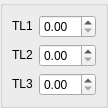
<ui version="4.0" >
 <class>DlgRef_3Spin_QTD</class>
 <widget class="QWidget" name="DlgRef_3Spin_QTD" >
  <property name="geometry" >
   <rect>
    <x>0</x>
    <y>0</y>
    <width>100</width>
    <height>91</height>
   </rect>
  </property>
  <property name="windowTitle" >
   <string/>
  </property>
  <layout class="QGridLayout" >
   <property name="leftMargin" >
    <number>0</number>
   </property>
   <property name="topMargin" >
    <number>0</number>
   </property>
   <property name="rightMargin" >
    <number>0</number>
   </property>
   <property name="bottomMargin" >
    <number>0</number>
   </property>
   <property name="horizontalSpacing" >
    <number>0</number>
   </property>
   <property name="verticalSpacing" >
    <number>0</number>
   </property>
   <item row="0" column="0" >
    <widget class="QGroupBox" name="GroupBox1" >
     <property name="title" >
      <string/>
     </property>
     <layout class="QGridLayout" >
      <property name="leftMargin" >
       <number>9</number>
      </property>
      <property name="topMargin" >
       <number>9</number>
      </property>
      <property name="rightMargin" >
       <number>9</number>
      </property>
      <property name="bottomMargin" >
       <number>9</number>
      </property>
      <property name="horizontalSpacing" >
       <number>6</number>
      </property>
      <property name="verticalSpacing" >
       <number>6</number>
      </property>
      <item row="2" column="1" >
       <widget class="SalomeApp_DoubleSpinBox" name="SpinBox_DZ" />
      </item>
      <item row="1" column="1" >
       <widget class="SalomeApp_DoubleSpinBox" name="SpinBox_DY" />
      </item>
      <item row="0" column="1" >
       <widget class="SalomeApp_DoubleSpinBox" name="SpinBox_DX" />
      </item>
      <item row="1" column="0" >
       <widget class="QLabel" name="TextLabel2" >
        <property name="sizePolicy" >
         <sizepolicy vsizetype="Fixed" hsizetype="Fixed" >
          <horstretch>0</horstretch>
          <verstretch>0</verstretch>
         </sizepolicy>
        </property>
        <property name="text" >
         <string>TL2</string>
        </property>
        <property name="wordWrap" >
         <bool>false</bool>
        </property>
       </widget>
      </item>
      <item row="0" column="0" >
       <widget class="QLabel" name="TextLabel1" >
        <property name="sizePolicy" >
         <sizepolicy vsizetype="Fixed" hsizetype="Fixed" >
          <horstretch>0</horstretch>
          <verstretch>0</verstretch>
         </sizepolicy>
        </property>
        <property name="text" >
         <string>TL1</string>
        </property>
        <property name="wordWrap" >
         <bool>false</bool>
        </property>
       </widget>
      </item>
      <item row="2" column="0" >
       <widget class="QLabel" name="TextLabel3" >
        <property name="sizePolicy" >
         <sizepolicy vsizetype="Fixed" hsizetype="Fixed" >
          <horstretch>0</horstretch>
          <verstretch>0</verstretch>
         </sizepolicy>
        </property>
        <property name="text" >
         <string>TL3</string>
        </property>
        <property name="wordWrap" >
         <bool>false</bool>
        </property>
       </widget>
      </item>
     </layout>
    </widget>
   </item>
  </layout>
 </widget>
 <layoutdefault spacing="6" margin="11" />
 <pixmapfunction>qPixmapFromMimeSource</pixmapfunction>
 <customwidgets>
  <customwidget>
   <class>SalomeApp_DoubleSpinBox</class>
   <extends>QDoubleSpinBox</extends>
   <header location="global" >gui/SalomeApp_DoubleSpinBox.h</header>
  </customwidget>
 </customwidgets>
 <tabstops>
  <tabstop>SpinBox_DX</tabstop>
  <tabstop>SpinBox_DY</tabstop>
  <tabstop>SpinBox_DZ</tabstop>
 </tabstops>
 <resources/>
 <connections/>
</ui>
